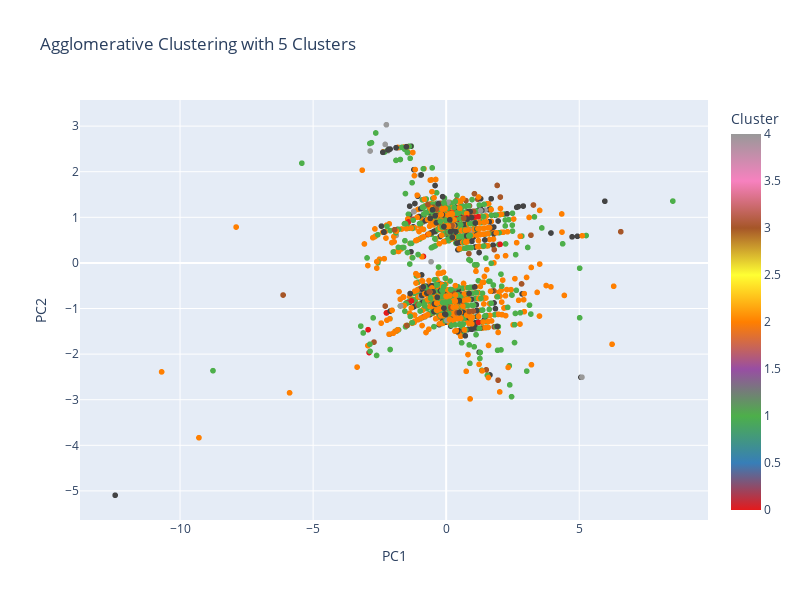

Source (notebook cell):
### Code cell
from sklearn.decomposition import PCA

# Reduce dimensions to 2D for visualization
pca = PCA(n_components=2)
pca_data = pca.fit_transform(scaled_features)

plot_data = pd.DataFrame(pca_data, columns=['PC1', 'PC2'])
plot_data['cluster'] = df_wine['cluster']


# Create an interactive scatter plot with Plotly
fig = px.scatter(
    plot_data, 
    x='PC1', 
    y='PC2', 
    color='cluster', 
    title='Agglomerative Clustering with 5 Clusters',
    color_continuous_scale=px.colors.qualitative.Set1,
    labels={'cluster': 'Cluster'},
    hover_name=plot_data.index  # Optional: Display index on hover
)


fig.update_layout(width=800,
                 height=600, )

# Show the plot
fig.show()

### Figure 1 — Plotly figure (JSON) as saved in the notebook; plotly's stock layout.template omitted (floating-point values rounded to 4 significant figures; data arrays with more than 128 entries replaced by an {"elided": "..."} marker saying what was removed)
{"data": [{"hovertemplate": "<b>%{hovertext}</b><br><br>PC1=%{x}<br>PC2=%{y}<br>Cluster=%{marker.color}<extra></extra>", "hovertext": {"elided": "2980 int values"}, "legendgroup": "", "marker": {"color": {"elided": "2980 int values"}, "coloraxis": "coloraxis", "symbol": "circle"}, "mode": "markers", "name": "", "showlegend": false, "type": "scattergl", "x": {"elided": "2980 float values"}, "xaxis": "x", "y": {"elided": "2980 float values"}, "yaxis": "y"}], "layout": {"coloraxis": {"colorbar": {"title": {"text": "Cluster"}}, "colorscale": [[0, "rgb(228,26,28)"], [0.125, "rgb(55,126,184)"], [0.25, "rgb(77,175,74)"], [0.375, "rgb(152,78,163)"], [0.5, "rgb(255,127,0)"], [0.625, "rgb(255,255,51)"], [0.75, "rgb(166,86,40)"], [0.875, "rgb(247,129,191)"], [1, "rgb(153,153,153)"]]}, "height": 600, "legend": {"tracegroupgap": 0}, "title": {"text": "Agglomerative Clustering with 5 Clusters"}, "width": 800, "xaxis": {"anchor": "y", "domain": [0, 1], "title": {"text": "PC1"}}, "yaxis": {"anchor": "x", "domain": [0, 1], "title": {"text": "PC2"}}}}
